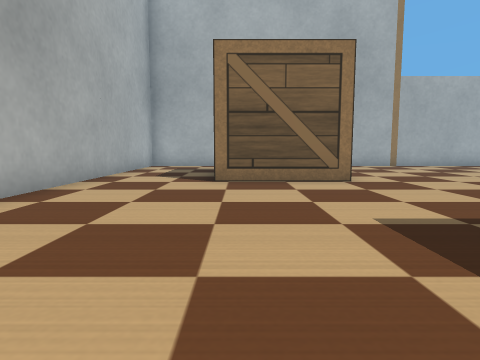
View 1 (above)

19 first-person views from a walk through a Webots world. The camera is 0.15 m above the floor, tilts 6° down and sees 75° across. Doors are drawn as open doorways. The floor is counted in squares, 0.2 m on a side. Each view is taken from the middle of a square. On the plan, view 1 faces up. The plan holds only what a view shows up to about 10 squares ahead; the rest is blank. The robots in the file are not drawn. Webots' stock objects and surfaces are drawn as simple stand-ins.

View 2
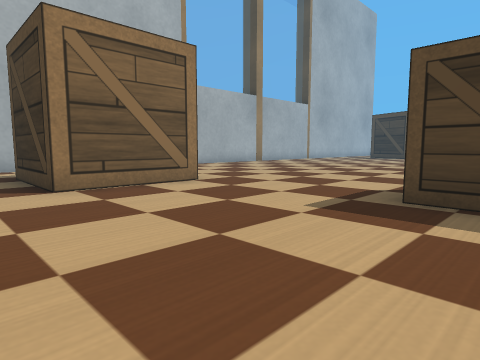

View 3
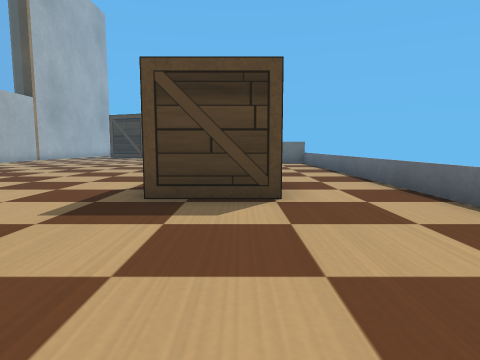

View 4
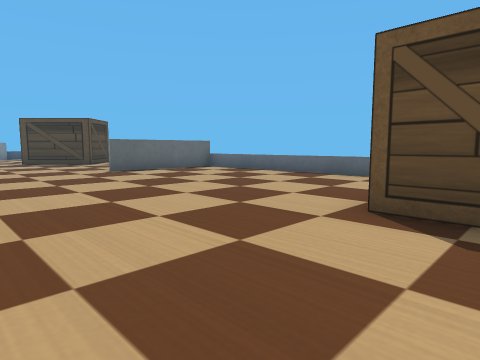

View 5
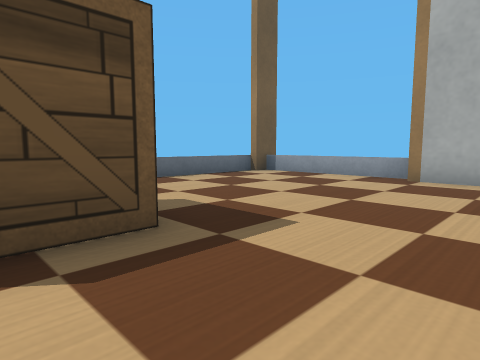

View 6
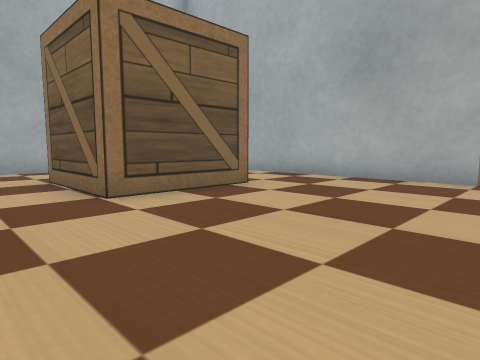

View 7
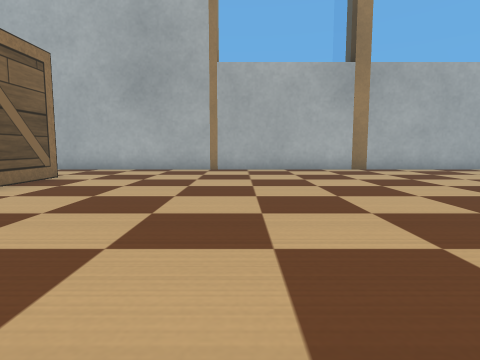

View 8
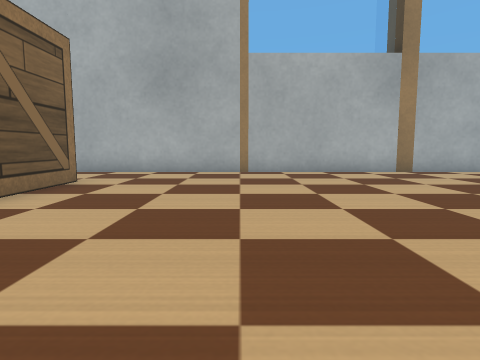

View 9
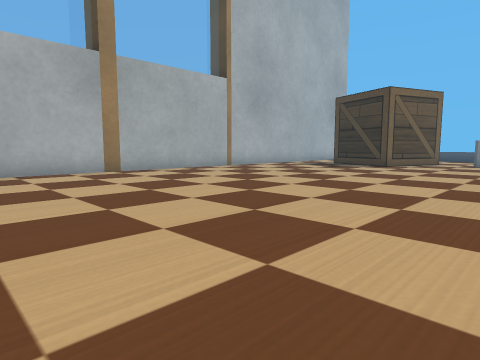

View 10
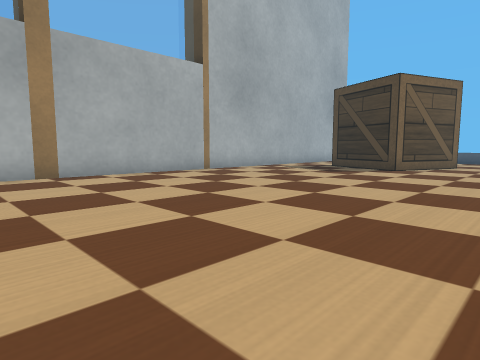

View 11
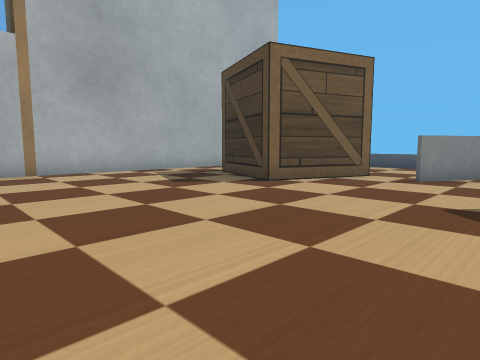

View 12
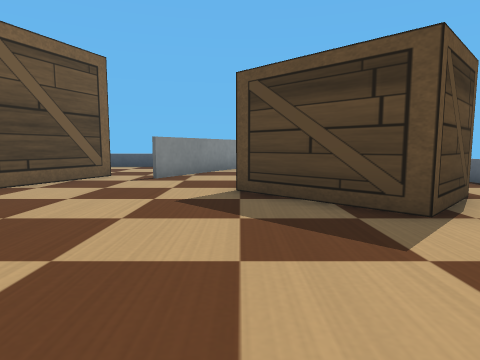

View 13
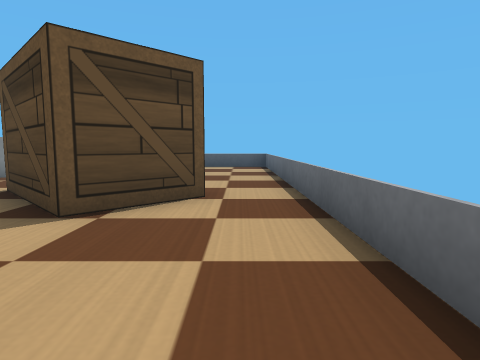

View 14
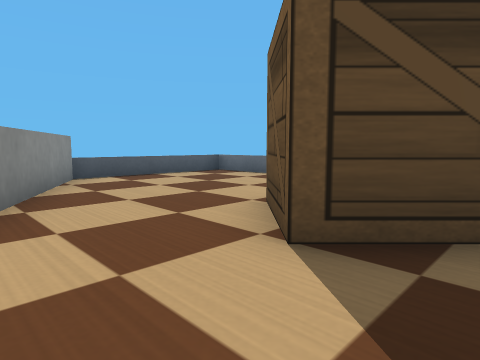

View 15
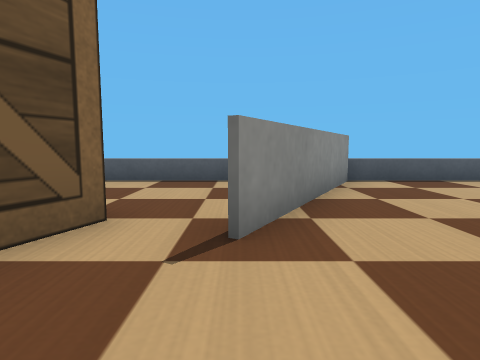

View 16
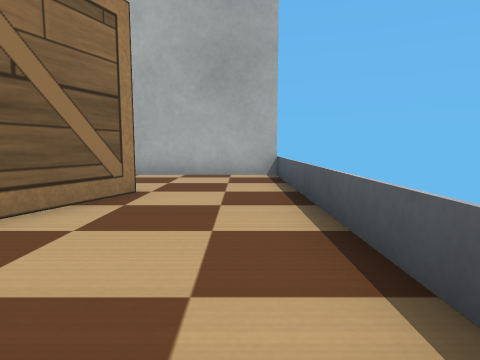

View 17
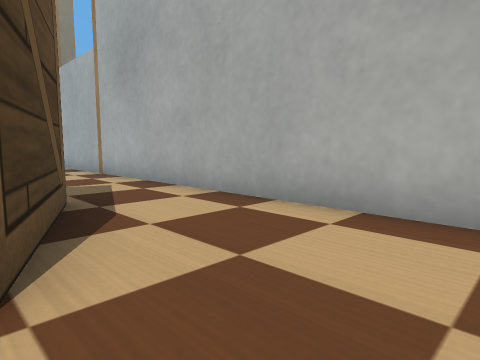

View 18
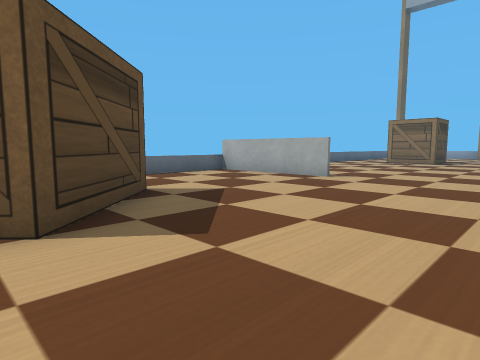

View 19
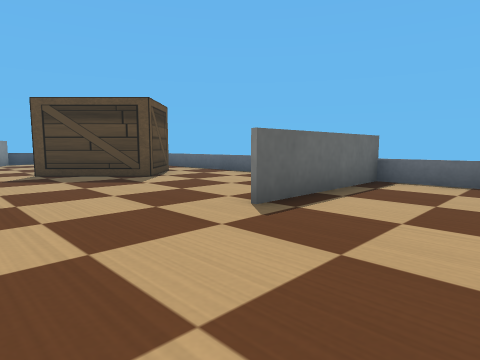

### Floor plan
Key: @ floor where view 1 was taken; # wall or solid block; . floor; D open door; = window, fence, low wall or low ledge; B wooden box.
Columns run from 4 left of view 1 to 26 right of it. Each row starts with its distance up from view 1.
 13     ###########################
 12     ..........................=
 11    ...........................=
 10 #...B B..................BB...=
  9 #...B B.................B BB..=
  8 #...B B.................B  B..=
  7 #...BBB.................BBB...=
  6 #.............................=
  5 #.........................##..=
  4 #..........................##.
  3 #......................B....###
  2 D......BB.............BBBB....=
  1 D......BB........#...BB  .....=
  0 D...@............#....BB......=
 -1 D................#............=
 -2 #==== ======== ==#============#

Positions as (right, up) in squares from view 1, and headings:
1: (0, 0), facing up
2: (-2, 1), facing up-right
3: (-2, 1), facing right
4: (3, 6), facing down-right
5: (4, 5), facing down-left
6: (7, 5), facing up-left
7: (7, 2), facing up
8: (6, 3), facing up
9: (7, 3), facing up-right
10: (9, 4), facing up-right
11: (14, 3), facing up-right
12: (14, 3), facing right
13: (14, -1), facing right
14: (18, 5), facing down-right
15: (19, 5), facing right
16: (25, 4), facing up
17: (25, 9), facing up-left
18: (20, 6), facing down-left
19: (10, 5), facing down-right
